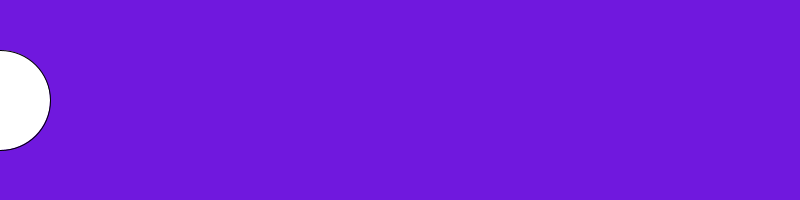
Frame 1 (no input)
Frame 60 (the mouse pressed at the canvas centre just before this capture): identical to frame 1, image omitted
Frame 120 (the mouse held since frame 60 and released just before this capture): blank canvas, image omitted

The Processing sketch that drew this single still picture (run headless with seeded random() and noise(); from frame 60 on, the mouse is pressed at the canvas centre):

// Processing sketch: Dot_Race
// ── Dot_Race.pde
int x = 0;

void setup() { 
  size(800,200);
}
void draw() {
  size(800,200);
    background(112,24,222);
    ellipse(x,100,100,100);

 if(mousePressed) {
   x=x+20;
 }



}
